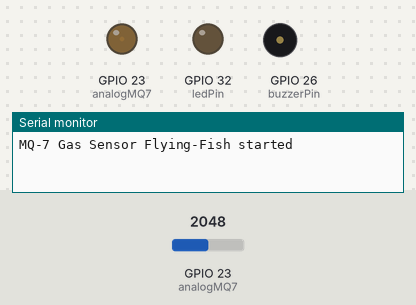
A sketch run on a simulated ESP32. Parts: output pins drawn as LEDs (lit = HIGH), buzzer (waves = sounding, pin HIGH), the last lines printed to the serial monitor. The inputs (shaded band) are chosen by the test bench; at power-on: GPIO 23 (analogMQ7) = 2048.

Above: at 0.05 s.
At 10.45 s:
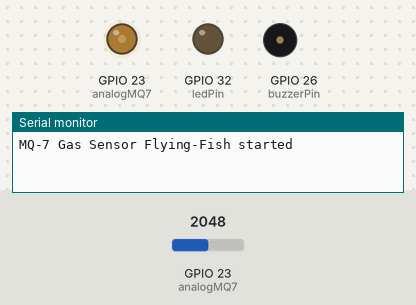
At 20.95 s:
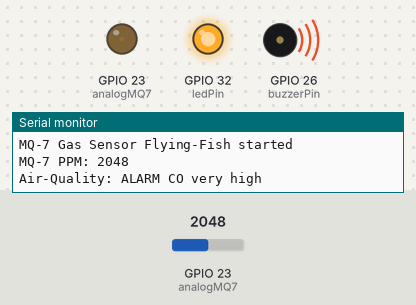
Timing chart, 0 to 27.4 s (numbered marks = the images above):
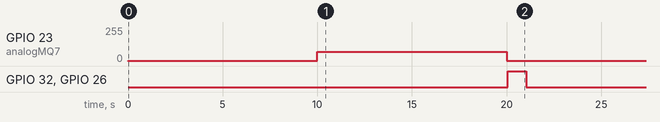

Measured:
- by itself, GPIO 23 (analogMQ7): alternates 71/255 for 10.0 s and 1/255 for 11.1 s
- by itself, GPIO 32 (ledPin), GPIO 26 (buzzerPin): alternates HIGH for 1.0 s and LOW for 20.1 s

The sketch:

FlyingFishMQ7.ino
```cpp
// MQ-7 wiring
#define analogMQ7 23       // Signal
#define ledPin 32          // Device internal LED
#define buzzerPin 26      // Buzzer pin
int MQ7sensorValue = 0;    // value read from the sensor

// *********************************

void setup() {
    Serial.begin(115200);
    Serial.println(F("MQ-7 Gas Sensor Flying-Fish started"));

    pinMode(analogMQ7, INPUT);
    pinMode(ledPin, OUTPUT);
    pinMode(buzzerPin, OUTPUT);
}

// *********************************

void loop() {

  // A) preparation
    // turn the heater fully on
    analogWrite(analogMQ7, HIGH); // HIGH = 255
    // heat for 1 min
    delay(10000);
    // now reducing the heating power: turn the heater to approx 1.4V
    analogWrite(analogMQ7, 71.4); // 255x1400/5000
    // heat for 90 sec
    delay(10000);

  // B) reading
    // CO2 via MQ7: we need to read the sensor at 5V, but must not let it heat up. So hurry!
    analogWrite(analogMQ7, HIGH);
    delay(50); // Getting an analog read apparently takes 100uSec
    MQ7sensorValue = analogRead(analogMQ7);

  // C) print the results to the serial monitor
    Serial.print("MQ-7 PPM: ");
    Serial.println(MQ7sensorValue);

  // D) interpretation
    // Detecting range: 20ppm-2000ppm carbon monoxide
    // air quality-cases: < 200 perfect, 200 - 800 normal, > 800 - 1800 high, > 1800 abnormal

    if (MQ7sensorValue <= 200) {
        Serial.println("Air-Quality: CO perfect");
    }
    else if ((MQ7sensorValue > 200) && (MQ7sensorValue <= 800)) {
        Serial.println("Air-Quality: CO normal");
    }
    else if ((MQ7sensorValue > 800) && (MQ7sensorValue <= 1800)) {
        Serial.println("Air-Quality: CO high");
    }
    else if (MQ7sensorValue > 1800) {
        digitalWrite(ledPin, HIGH); // optical information in case of emergency
        digitalWrite(buzzerPin, HIGH); // sound the buzzer
        Serial.println("Air-Quality: ALARM CO very high");
        delay(1000);
        digitalWrite(ledPin, LOW);
        digitalWrite(buzzerPin, LOW);
    }
    else {
        Serial.println("MQ-7 - can't read any value - check the sensor!");
    }
}
```
